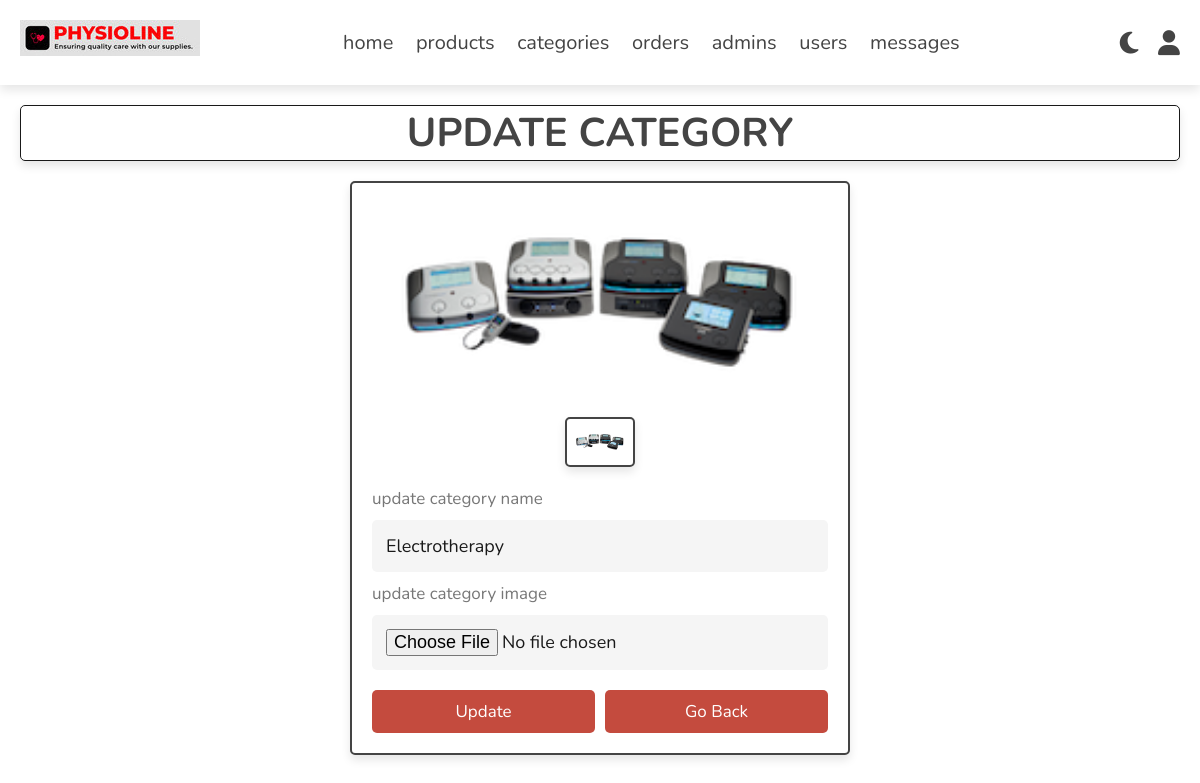
The page /admin/update_categories.php?update=2 (signed in) on the database its author committed.
### tables this page shows
CREATE TABLE `categories` (
  `category_id` int(100) NOT NULL,
  `category_name` varchar(50) NOT NULL,
  `category_image` varchar(100) NOT NULL
);

### admin/update_categories.php (the view, shortened to what this page needs)
<?php
include 'connect.php';
?>
<!DOCTYPE html>
<html lang="en">
<head>
   <link rel="stylesheet" href="https://cdnjs.cloudflare.com/ajax/libs/font-awesome/6.1.1/css/all.min.css">
   <link rel="stylesheet" href="css/admin_style.css">
</head>
<body>
<?php include 'admin_header.php'; ?>
<section class="update-product">
   <h1 class="heading">update category</h1>
   <?php
      $update_id = $_GET['update'];
      $select_categories = $conn->prepare("SELECT * FROM `categories` WHERE category_id = ?");
      $select_categories->execute([$update_id]);
      if($select_categories->rowCount() > 0){
         while($fetch_categories = $select_categories->fetch(PDO::FETCH_ASSOC)){
   ?>
   <form action="" method="post" enctype="multipart/form-data">
       <div class="image-container">
         <div class="main-image">
            <img src="uploaded_img/<?= $fetch_categories['category_image']; ?>" alt="">
         </div>
         <div class="sub-image">
            <img src="uploaded_img/<?= $fetch_categories['category_image']; ?>" alt="">
         </div>
      </div>
      <span>update category name</span>
      <input type="text" name="category_name" required class="box" maxlength="100" placeholder="enter category name" value="<?= $fetch_categories['category_name']; ?>">
      <span>update category image</span>
      <input type="file" name="category_image" accept="image/jpg, image/jpeg, image/png, image/webp" class="box">
      <div class="flex-btn">
         <input type="submit" name="update" class="btn" value="update">
         <a href="categories.php" class="option-btn">go back</a>
      </div>
   </form>
   <?php
         }
      }else{
         echo '<p class="empty">no category found!</p>';
      }
   ?>
</section>
</body>
</html>

### admin/css/admin_style.css (style rules this page uses)
:root { --red-602:#000; --red-605:#230F07; --red-604:#3C150E; --red-603:#571913; --red-602:#741B16; --red-601:#911D19; --red-600:#B01C1C; --red-500:#C44B3E; --red-400:#D57161; --red-300:#E49486; --red-200:#F0B7AD; --red-100:#F9DBD5; --light-red:#ffcbcb; --carmine-red:#960018; --white-color:#fff; --black-900:#191919; --black-800:#333; --black-700:#4c4c4c; --black-600:#666; --black-500:#7f7f7f; --black-400:#999; --black-300:#b2b2b2; --black-200:#CCC; --black-100:#e5e5e5; --black:#444; --white:#fff; --light-color:#777; --light-bg:#f5f5f5; --border:.2rem solid var(--black); --box-shadow:0 .5rem 1rem rgba(0,0,0,.1); }
* { font-family: 'Nunito', sans-serif; margin:0; padding:0; box-sizing: border-box; outline: none; border:none; text-decoration: none; }
html { font-size: 62.5%; overflow-x: hidden; }
body { background-color: var(--white-color); color: var(--black-900); }
section { padding:2rem; max-width: 1200px; margin:0 auto; }
.heading { font-size: 4rem; color:var(--black); margin-bottom: 2rem; text-align: center; text-transform: uppercase; border-radius: 0.5rem; border: 1px solid var(--black-900); box-shadow: var(--box-shadow); }
.btn, .delete-btn, .option-btn { display: block; width: 100%; margin-top: 1rem; border-radius: .5rem; padding:1rem 3rem; font-size: 1.7rem; text-transform: capitalize; color:var(--white); background-color: var(--red-500); cursor: pointer; text-align: center; }
.flex-btn { display: flex; gap:1rem; }
.update-product form { background-color: var(--white); box-shadow: var(--box-shadow); border-radius: .5rem; border:var(--border); padding:2rem; max-width: 50rem; margin:0 auto; }
.update-product form .image-container { margin-bottom: 2rem; }
.update-product form .image-container .main-image img { height: 20rem; width: 100%; object-fit: contain; }
.update-product form .image-container .sub-image { display: flex; gap:1rem; justify-content: center; margin:1rem 0; }
.update-product form .image-container .sub-image img { height: 5rem; width: 7rem; object-fit: contain; padding:.5rem; border:var(--border); cursor: pointer; transition: .2s linear; border-radius: .5rem; box-shadow: var(--box-shadow); }
.update-product form .box { width: 100%; border-radius: .5rem; padding:1.4rem; font-size: 1.8rem; color:var(--black-900); background-color: var(--light-bg); margin:1rem 0; }
.update-product form span { font-size: 1.7rem; color:var(--light-color); }

### rows shown on the page
categories: category_image (picture), category_name "Electrotherapy"
